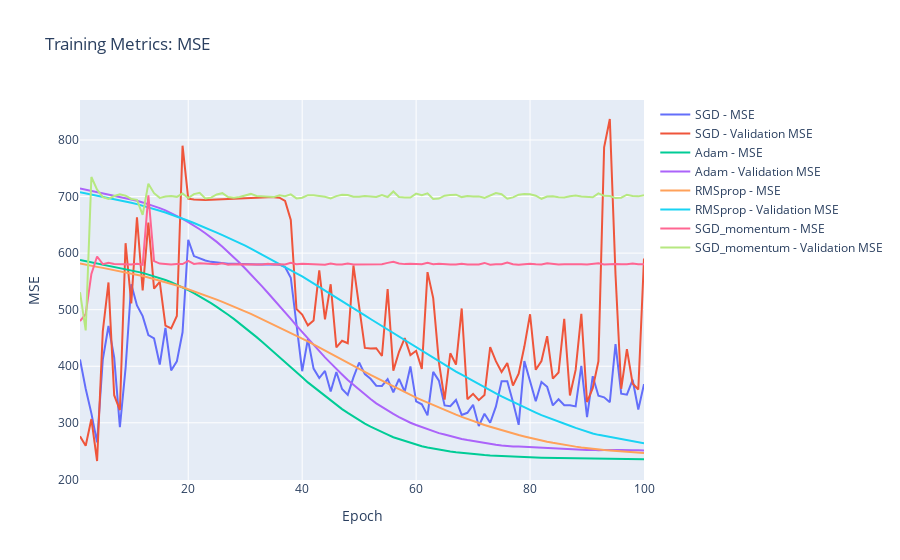

The notebook cell saved with this chart:
### Code cell
fig = go.Figure()

for opt, history in history_dict_reg.items():
    fig.add_trace(go.Scatter(x=list(range(1, len(history.history['mse']) + 1)),
                             y=history.history['mse'],
                             mode='lines',
                             name=f'{opt} - MSE'))
    fig.add_trace(go.Scatter(x=list(range(1, len(history.history['val_mse']) + 1)),
                             y=history.history['val_mse'],
                             mode='lines',
                             name=f'{opt} - Validation'))

fig.update_layout(title_text='Training Metrics: MSE ',
                  xaxis_title='Epoch',
                  yaxis_title='MSE',
                  showlegend=True)
fig.show()
